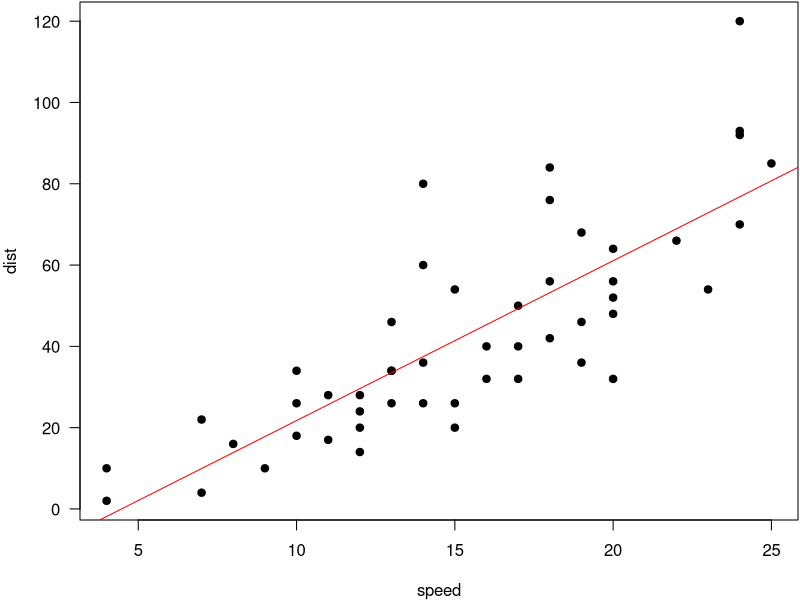

This figure's R source:
## ---- chunk 1
options(digits = 4)
fit = lm(dist ~ speed, data = cars)
coef(summary(fit))
b = coef(fit)
## ---- chunk 2
par(mar = c(4, 4, .1, .1), las = 1)
plot(cars, pch = 19)
abline(fit, col = 'red')
